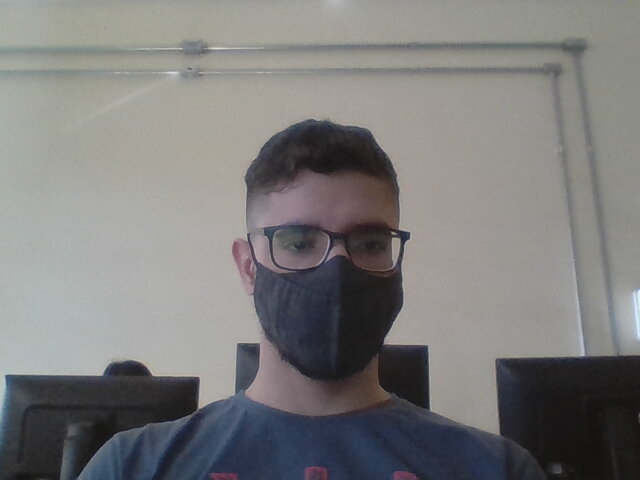
#> input picture s6/atividade_3/imagem_1.jpg, 640 x 480 px
$ python atividade_3.py
#> lines starting #> are read from the running program, lines starting #| are printed output that depends on the picture; after the words box and inside, x2 and y2 are one past the last pixel; in counts of white or black regions, pixels touching at a corner belong together
import cv2 as cv
import numpy as np


def binarizar(img, limiar):
    for row in range(len(img)):
        for col in range(len(img[0])):
            if img[row][col] <= limiar:
                img[row][col] = 0
            else:
                img[row][col] = 255
    return img


def main():
    limiar = 150
    img_1 = cv.imread('imagem_1.jpg')
#> img_1 is the input picture: shape (480, 640, 3); mean B, G, R 123.1, 123.7, 124.4
    img_1 = binarizar(cv.cvtColor(img_1, cv.COLOR_BGR2GRAY), limiar)
#> after the loop in binarizar, `for row in range(len(img)):`:
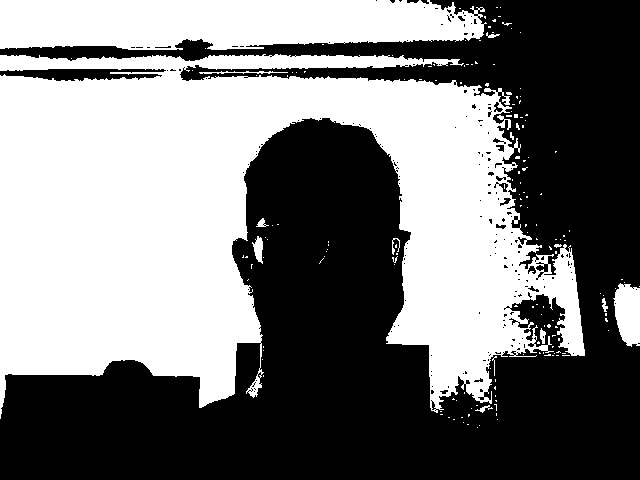
#> img: shape (480, 640); 48% white; 168 white regions (154 under 20 px), largest, box (x1, y1, x2, y2) and area: (0, 54, 585, 419) 123922, (0, 0, 487, 50) 21012, (613, 283, 640, 347) 1339
    img_2 = cv.imread('imagem_2.jpg')
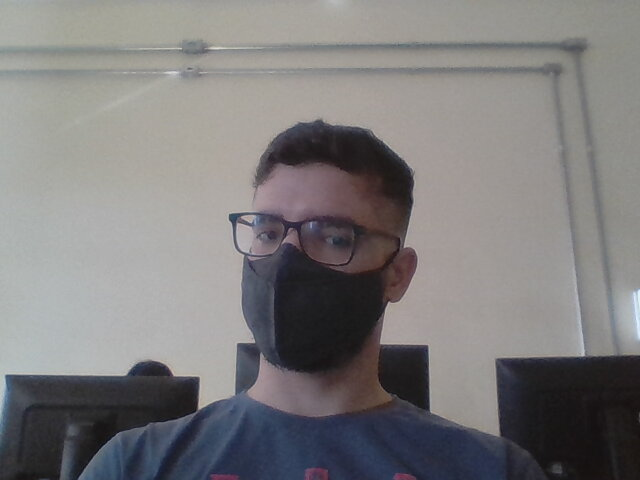
#> input picture s6/atividade_3/imagem_2.jpg, 640 x 480 px
#> img_2 is the input picture: shape (480, 640, 3); mean B, G, R 123.7, 123.2, 125
    img_2 = binarizar(cv.cvtColor(img_2, cv.COLOR_BGR2GRAY), limiar)
#> call 2 of binarizar, with limiar = 150
#> after the loop in binarizar (call 2), `for row in range(len(img)):`:
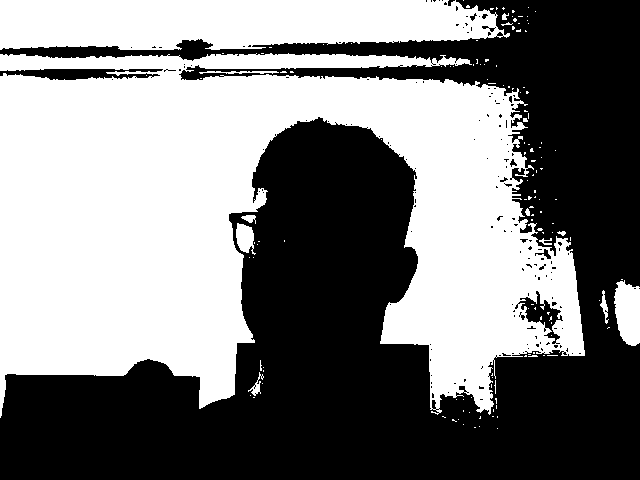
#> img: shape (480, 640); 49.6% white; 141 white regions (129 under 20 px), largest, box (x1, y1, x2, y2) and area: (0, 53, 585, 418) 127563, (0, 0, 510, 50) 21781, (614, 280, 640, 346) 1365

    result = (img_1 / 255) - (img_2 / 255)
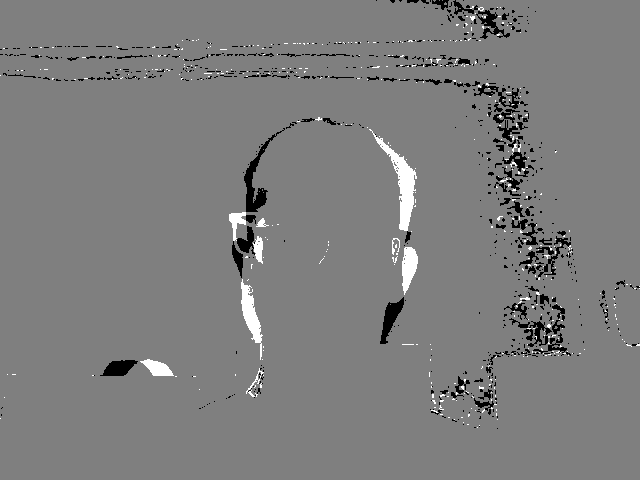
#> result: shape (480, 640) float64; min -1, max 1, mean -0.0154; drawn with min black and max white

    cv.imshow('resultado', result)
    cv.waitKey(0)
    cv.destroyAllWindows()


if __name__ == '__main__':
    main()
